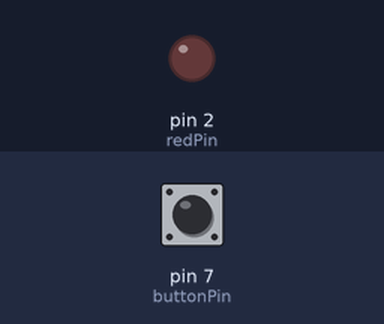
This sketch was run on a simulated Arduino Uno, built with avr-gcc and run on an emulated ATmega328P. Shown: output pins drawn as LEDs (lit = HIGH). The test bench sets the inputs (shaded band); at power-on: pin 7 (buttonPin) LOW. What the sketch prints to the serial monitor is not drawn.

Above: at 1.2 s.
1.3 s: pin 7 (buttonPin) pulled HIGH for 0.15 s
At 2.5 s:
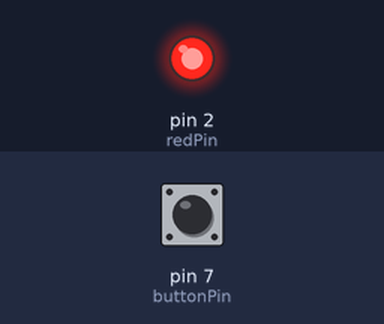
2.9 s: pin 7 (buttonPin) pulled HIGH for 1 s
At 3.9 s:
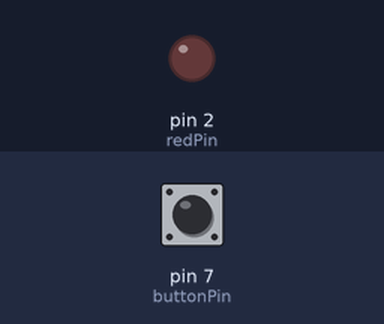
5.4 s: pin 7 (buttonPin) pulled HIGH for 3.2 s
At 5.7 s:
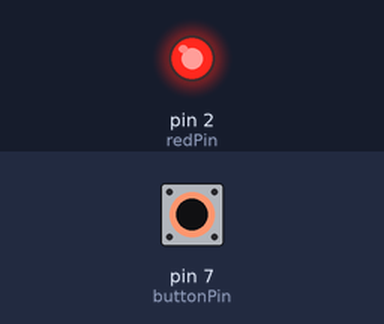
Timing chart, 0 to 8.4 s (numbered marks = the images above; inputs shaded):
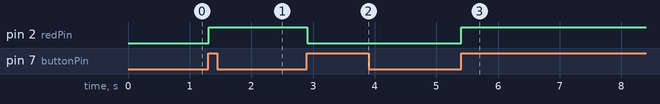

The sketch:

28_toggle_button.ino
```cpp
int redPin = 2;
int buttonPin = 7;

int buttonPrevInput = 1;
int buttonCurrentInput = 1;

bool buttonState = false;

 void setup() {
  // put your setup code here, to run once:
pinMode(redPin, OUTPUT);
pinMode(buttonPin, INPUT);
Serial.begin(9600);
}

void loop() {

buttonPrevInput = buttonCurrentInput;
buttonCurrentInput = digitalRead(buttonPin);
Serial.println(buttonCurrentInput);
if(buttonPrevInput == 0 && buttonCurrentInput == 1)
{
  buttonState = !buttonState;
}

digitalWrite(redPin, buttonState ? HIGH : LOW);
}
```

Measured:
- after the input at 1.3 s, pin 2 (redPin): LOW → HIGH at once
- after the input at 2.9 s, pin 2 (redPin): HIGH → LOW at once
- after the input at 5.4 s, pin 2 (redPin): LOW → HIGH at once
